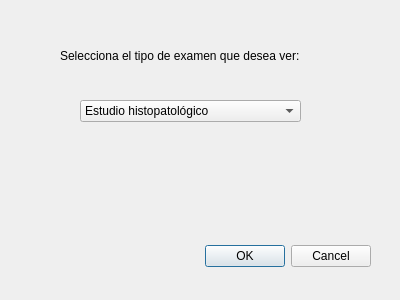
<?xml version="1.0" encoding="UTF-8"?>
<ui version="4.0">
 <class>Dialog</class>
 <widget class="QDialog" name="Dialog">
  <property name="geometry">
   <rect>
    <x>0</x>
    <y>0</y>
    <width>400</width>
    <height>300</height>
   </rect>
  </property>
  <property name="windowTitle">
   <string>Dialog</string>
  </property>
  <widget class="QDialogButtonBox" name="buttonBox">
   <property name="geometry">
    <rect>
     <x>30</x>
     <y>240</y>
     <width>341</width>
     <height>32</height>
    </rect>
   </property>
   <property name="orientation">
    <enum>Qt::Horizontal</enum>
   </property>
   <property name="standardButtons">
    <set>QDialogButtonBox::Cancel|QDialogButtonBox::Ok</set>
   </property>
  </widget>
  <widget class="QLabel" name="selecciona_2">
   <property name="geometry">
    <rect>
     <x>60</x>
     <y>30</y>
     <width>281</width>
     <height>51</height>
    </rect>
   </property>
   <property name="text">
    <string>Selecciona el tipo de examen que desea ver:</string>
   </property>
  </widget>
  <widget class="QComboBox" name="tipo_exam">
   <property name="geometry">
    <rect>
     <x>80</x>
     <y>100</y>
     <width>221</width>
     <height>22</height>
    </rect>
   </property>
   <item>
    <property name="text">
     <string>Estudio histopatológico</string>
    </property>
   </item>
   <item>
    <property name="text">
     <string>Estudios Inmunohistoquímicos</string>
    </property>
   </item>
   <item>
    <property name="text">
     <string>Biopsias</string>
    </property>
   </item>
  </widget>
 </widget>
 <resources/>
 <connections>
  <connection>
   <sender>buttonBox</sender>
   <signal>accepted()</signal>
   <receiver>Dialog</receiver>
   <slot>accept()</slot>
   <hints>
    <hint type="sourcelabel">
     <x>248</x>
     <y>254</y>
    </hint>
    <hint type="destinationlabel">
     <x>157</x>
     <y>274</y>
    </hint>
   </hints>
  </connection>
  <connection>
   <sender>buttonBox</sender>
   <signal>rejected()</signal>
   <receiver>Dialog</receiver>
   <slot>reject()</slot>
   <hints>
    <hint type="sourcelabel">
     <x>316</x>
     <y>260</y>
    </hint>
    <hint type="destinationlabel">
     <x>286</x>
     <y>274</y>
    </hint>
   </hints>
  </connection>
 </connections>
</ui>
